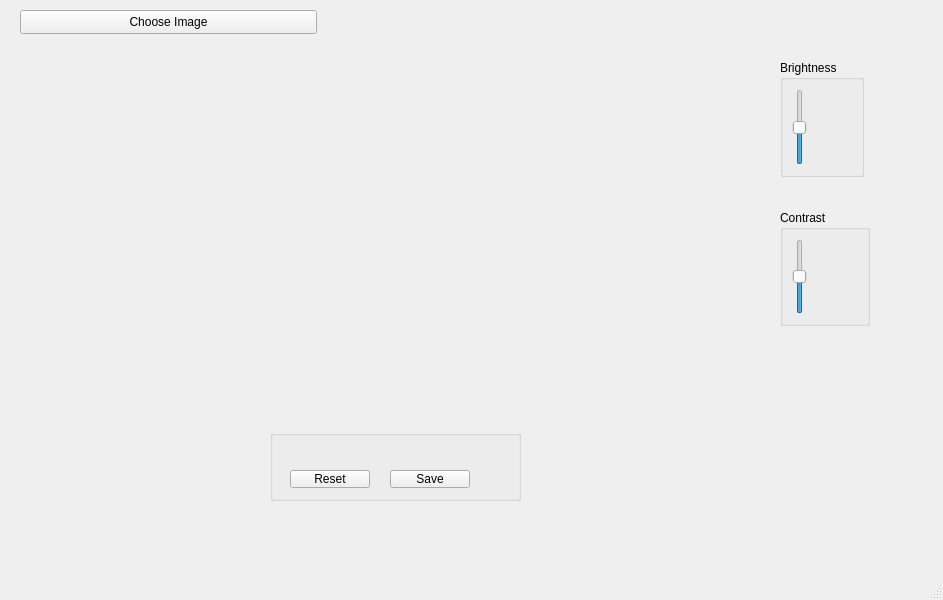
<?xml version="1.0" encoding="UTF-8"?>
<ui version="4.0">
 <class>MainWindow</class>
 <widget class="QMainWindow" name="MainWindow">
  <property name="geometry">
   <rect>
    <x>0</x>
    <y>0</y>
    <width>943</width>
    <height>600</height>
   </rect>
  </property>
  <property name="windowTitle">
   <string>MainWindow</string>
  </property>
  <widget class="QWidget" name="centralwidget">
   <widget class="QGroupBox" name="groupBox_6">
    <property name="geometry">
     <rect>
      <x>780</x>
      <y>210</y>
      <width>90</width>
      <height>116</height>
     </rect>
    </property>
    <property name="title">
     <string>Contrast</string>
    </property>
    <layout class="QFormLayout" name="formLayout_2">
     <item row="0" column="0">
      <widget class="QSlider" name="vertical_slider_contrast">
       <property name="minimum">
        <number>-100</number>
       </property>
       <property name="maximum">
        <number>100</number>
       </property>
       <property name="pageStep">
        <number>1</number>
       </property>
       <property name="value">
        <number>0</number>
       </property>
       <property name="sliderPosition">
        <number>0</number>
       </property>
       <property name="orientation">
        <enum>Qt::Vertical</enum>
       </property>
      </widget>
     </item>
    </layout>
   </widget>
   <widget class="QLabel" name="label_picture2">
    <property name="geometry">
     <rect>
      <x>430</x>
      <y>60</y>
      <width>302</width>
      <height>306</height>
     </rect>
    </property>
    <property name="text">
     <string/>
    </property>
   </widget>
   <widget class="QLabel" name="label_picture1">
    <property name="enabled">
     <bool>true</bool>
    </property>
    <property name="geometry">
     <rect>
      <x>70</x>
      <y>50</y>
      <width>303</width>
      <height>306</height>
     </rect>
    </property>
    <property name="sizePolicy">
     <sizepolicy hsizetype="Preferred" vsizetype="Expanding">
      <horstretch>0</horstretch>
      <verstretch>0</verstretch>
     </sizepolicy>
    </property>
    <property name="text">
     <string/>
    </property>
   </widget>
   <widget class="QGroupBox" name="groupBox_7">
    <property name="geometry">
     <rect>
      <x>270</x>
      <y>430</y>
      <width>251</width>
      <height>71</height>
     </rect>
    </property>
    <property name="title">
     <string/>
    </property>
    <widget class="QPushButton" name="reset_button">
     <property name="geometry">
      <rect>
       <x>20</x>
       <y>40</y>
       <width>80</width>
       <height>18</height>
      </rect>
     </property>
     <property name="text">
      <string>Reset</string>
     </property>
    </widget>
    <widget class="QPushButton" name="save_button">
     <property name="geometry">
      <rect>
       <x>120</x>
       <y>40</y>
       <width>80</width>
       <height>18</height>
      </rect>
     </property>
     <property name="text">
      <string>Save</string>
     </property>
    </widget>
   </widget>
   <widget class="QPushButton" name="pushButton_1">
    <property name="geometry">
     <rect>
      <x>20</x>
      <y>10</y>
      <width>297</width>
      <height>24</height>
     </rect>
    </property>
    <property name="text">
     <string>Choose Image</string>
    </property>
   </widget>
   <widget class="QGroupBox" name="groupBox_3">
    <property name="geometry">
     <rect>
      <x>780</x>
      <y>60</y>
      <width>84</width>
      <height>117</height>
     </rect>
    </property>
    <property name="title">
     <string>Brightness</string>
    </property>
    <layout class="QFormLayout" name="formLayout">
     <item row="0" column="0">
      <widget class="QSlider" name="vertical_slider_brightness">
       <property name="minimum">
        <number>-100</number>
       </property>
       <property name="maximum">
        <number>100</number>
       </property>
       <property name="singleStep">
        <number>1</number>
       </property>
       <property name="pageStep">
        <number>1</number>
       </property>
       <property name="value">
        <number>0</number>
       </property>
       <property name="orientation">
        <enum>Qt::Vertical</enum>
       </property>
      </widget>
     </item>
    </layout>
   </widget>
  </widget>
  <widget class="QMenuBar" name="menubar">
   <property name="geometry">
    <rect>
     <x>0</x>
     <y>0</y>
     <width>943</width>
     <height>21</height>
    </rect>
   </property>
  </widget>
  <widget class="QStatusBar" name="statusbar"/>
 </widget>
 <resources/>
 <connections/>
</ui>
